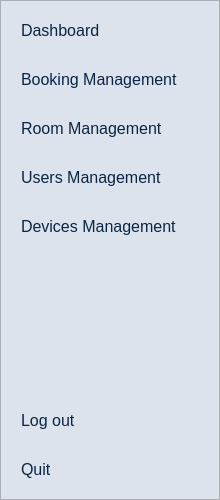
<?xml version="1.0" encoding="UTF-8"?>
<ui version="4.0">
 <class>SideBar</class>
 <widget class="QFrame" name="SideBar">
  <property name="geometry">
   <rect>
    <x>0</x>
    <y>0</y>
    <width>220</width>
    <height>500</height>
   </rect>
  </property>
  <property name="minimumSize">
   <size>
    <width>180</width>
    <height>0</height>
   </size>
  </property>
  <property name="maximumSize">
   <size>
    <width>260</width>
    <height>16777215</height>
   </size>
  </property>
  <property name="styleSheet">
   <string notr="true">QFrame {
    background-color: #DCE3EC;
}
QPushButton {
    background-color: transparent;
    color: #0B2545;
    text-align: left;
    padding: 12px;
    font-size: 16px;
    border: none;
    border-radius: 6px;
}
QPushButton:hover {
    background-color: rgba(255,255,255,0.35);
}
QPushButton[active="true"] {
    background-color: rgba(255,255,255,0.5);
    font-weight: bold;
    border-left: 3px solid #1F4F82;
    border-radius: 0px 6px 6px 0px;
}
QPushButton[active="true"]:hover {
    background-color: rgba(255,255,255,0.6);
}</string>
  </property>
  <property name="frameShape">
   <enum>QFrame::StyledPanel</enum>
  </property>
  <layout class="QVBoxLayout" name="verticalLayout">
   <property name="leftMargin">
    <number>8</number>
   </property>
   <property name="topMargin">
    <number>8</number>
   </property>
   <property name="rightMargin">
    <number>8</number>
   </property>
   <property name="bottomMargin">
    <number>8</number>
   </property>
   <item>
    <widget class="QPushButton" name="pushButtonOverview">
     <property name="text">
      <string>Dashboard</string>
     </property>
    </widget>
   </item>
   <item>
    <widget class="QPushButton" name="pushButtonBookings">
     <property name="text">
      <string>Booking Management</string>
     </property>
    </widget>
   </item>
   <item>
    <widget class="QPushButton" name="pushButtonEdit">
     <property name="text">
      <string>Room Management</string>
     </property>
    </widget>
   </item>
   <item>
    <widget class="QPushButton" name="pushButtonUsers">
     <property name="text">
      <string>Users Management</string>
     </property>
    </widget>
   </item>
   <item>
    <widget class="QPushButton" name="pushButtonDevices">
     <property name="text">
      <string>Devices Management</string>
     </property>
    </widget>
   </item>
   <item>
    <spacer name="verticalSpacer">
     <property name="orientation">
      <enum>Qt::Vertical</enum>
     </property>
     <property name="sizeHint" stdset="0">
      <size>
       <width>20</width>
       <height>40</height>
      </size>
     </property>
    </spacer>
   </item>
   <item>
    <widget class="QPushButton" name="pushButtonLogOut">
     <property name="text">
      <string>Log out</string>
     </property>
    </widget>
   </item>
   <item>
    <widget class="QPushButton" name="pushButtonQuit">
     <property name="text">
      <string>Quit</string>
     </property>
    </widget>
   </item>
  </layout>
 </widget>
 <resources/>
 <connections/>
</ui>
